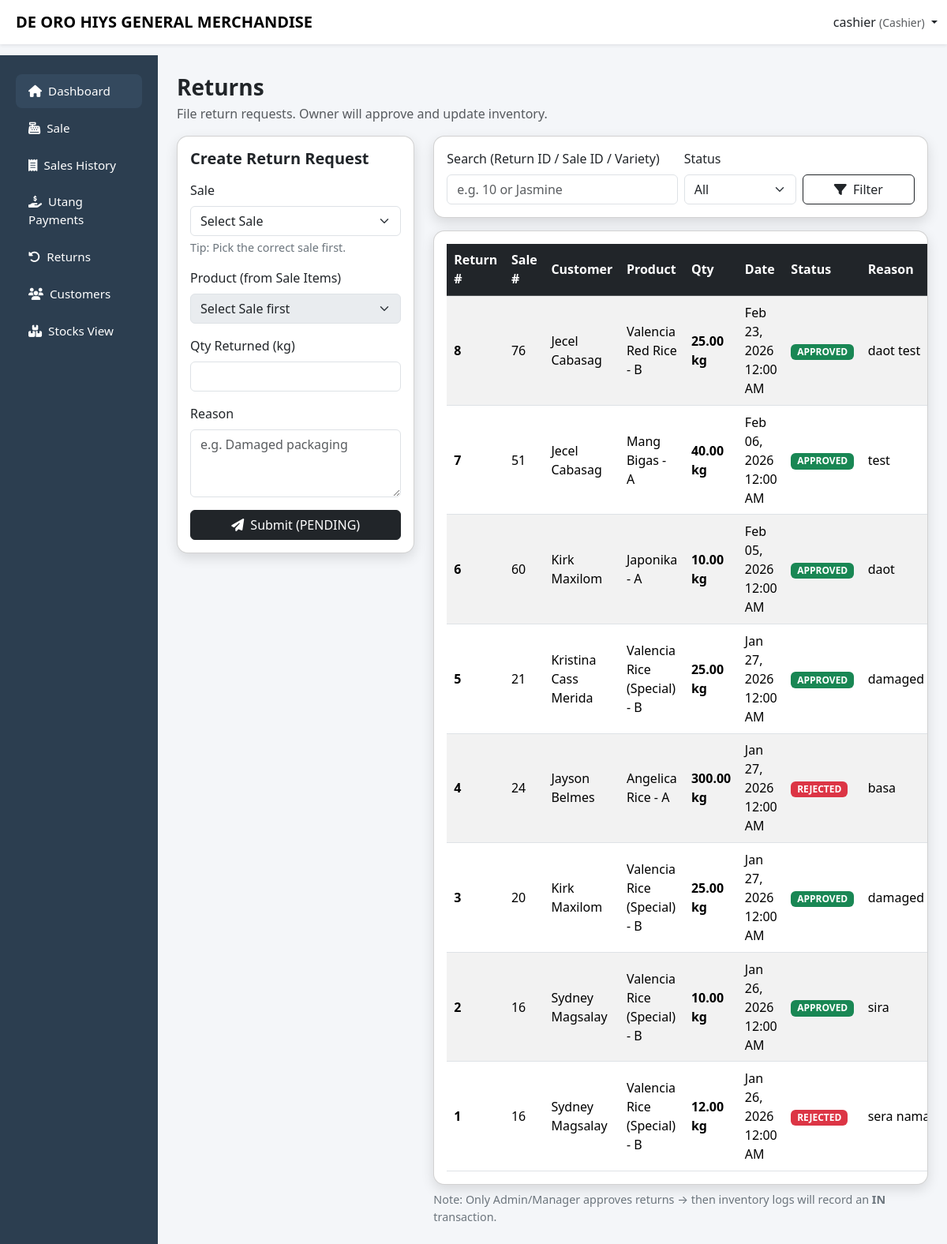
Page /capstone/cashier/returns.php (signed in) on the committed database.
### tables this page shows
CREATE TABLE `returns` (
  `return_id` int(11) NOT NULL,
  `sale_id` int(11) DEFAULT NULL,
  `product_id` int(11) DEFAULT NULL,
  `qty_returned` decimal(10,2) DEFAULT NULL,
  `reason` text DEFAULT NULL,
  `return_date` date DEFAULT NULL,
  `status` enum('pending','approved','rejected') DEFAULT 'pending'
);

CREATE TABLE `customers` (
  `customer_id` int(11) NOT NULL,
  `first_name` varchar(50) DEFAULT NULL,
  `last_name` varchar(50) DEFAULT NULL,
  `phone` varchar(20) DEFAULT NULL,
  `address` text DEFAULT NULL,
  `created_at` timestamp NOT NULL DEFAULT current_timestamp()
);

CREATE TABLE `products` (
  `product_id` int(11) NOT NULL,
  `variety` varchar(100) DEFAULT NULL,
  `grade` enum('A','B') NOT NULL,
  `unit_weight_kg` decimal(10,2) DEFAULT NULL,
  `price_per_sack` decimal(10,2) NOT NULL,
  `price_per_kg` decimal(10,2) NOT NULL,
  `created_at` timestamp NOT NULL DEFAULT current_timestamp(),
  `archived` tinyint(1) NOT NULL DEFAULT 0,
  `stock_kg` decimal(10,2) NOT NULL DEFAULT 0.00
);

### capstone/cashier/returns.php (the view, shortened to what this page needs)
<?php
$username = $_SESSION['username'] ?? 'Cashier';
$user_id = (int)($_SESSION['user_id'] ?? 0);
include '../config/db.php';
function h($v){ return htmlspecialchars((string)$v, ENT_QUOTES, 'UTF-8'); }
$q = trim($_GET['q'] ?? '');
$filter_status = strtolower(trim($_GET['status'] ?? 'all'));
$where = "WHERE s.user_id=?";
$params = [$user_id];
$types = "i";
$listSql = "
SELECT
r.return_id, r.sale_id, r.product_id, r.qty_returned, r.reason, r.return_date, r.status,
p.variety, p.grade,
c.first_name, c.last_name
FROM returns r
JOIN sales s ON r.sale_id = s.sale_id
LEFT JOIN products p ON r.product_id = p.product_id
LEFT JOIN customers c ON s.customer_id = c.customer_id
{$where}
ORDER BY r.return_date DESC, r.return_id DESC
";
$stmt = $conn->prepare($listSql);
$stmt->bind_param($types, ...$params);
$stmt->execute();
$returnsRes = $stmt->get_result();
?>
<!DOCTYPE html>
<html lang="en">
<head>
<link href="https://cdn.jsdelivr.net/npm/bootstrap@5.3.2/dist/css/bootstrap.min.css" rel="stylesheet">
<link href="https://cdnjs.cloudflare.com/ajax/libs/font-awesome/6.5.1/css/all.min.css" rel="stylesheet">
<link href="../css/layout.css" rel="stylesheet">
</head>
<body>
<nav class="navbar navbar-expand-lg navbar-light bg-white shadow-sm fixed-top">
<div class="container-fluid">
<span class="navbar-brand fw-bold ms-2">DE ORO HIYS GENERAL MERCHANDISE</span>
<div class="ms-auto dropdown">
<a class="nav-link dropdown-toggle" data-bs-toggle="dropdown">
<?= h($username) ?> <small class="text-muted">(Cashier)</small>
</a>
</div>
</div>
</nav>
<div class="container-fluid">
<div class="row">
<?php include '../includes/cashier_sidebar.php'; ?>
<main class="col-lg-10 ms-sm-auto px-4 main-content">
<div class="py-4">
<div class="d-flex justify-content-between align-items-center flex-wrap gap-2 mb-3">
<div>
<h3 class="fw-bold mb-1">Returns</h3>
<div class="text-muted">File return requests. Owner will approve and update inventory.</div>
</div>
</div>
<div class="row g-4">
<div class="col-12 col-xl-4">
<div class="card modern-card">
<div class="card-body">
<h5 class="fw-bold mb-3">Create Return Request</h5>
<form method="POST" id="returnForm">
<div class="mb-3">
<label class="form-label">Sale</label>
<select class="form-select" name="sale_id" id="saleSelect" required>
<option value="">Select Sale</option>
</select>
<div class="small-muted mt-1">Tip: Pick the correct sale first.</div>
</div>
<div class="mb-3">
<label class="form-label">Product (from Sale Items)</label>
<select class="form-select" name="product_id" id="productSelect" required disabled>
<option value="">Select Sale first</option>
</select>
</div>
<div class="mb-3">
<label class="form-label">Qty Returned (kg)</label>
<input type="number" step="0.01" min="0" class="form-control" name="qty_returned" id="qtyInput" required>
</div>
<div class="mb-3">
<label class="form-label">Reason</label>
<textarea class="form-control" name="reason" rows="3" required placeholder="e.g. Damaged packaging"></textarea>
</div>
<button class="btn btn-dark w-100">
<i class="fa-solid fa-paper-plane me-1"></i> Submit (PENDING)
</button>
</form>
</div>
</div>
</div>
<div class="col-12 col-xl-8">
<div class="card modern-card mb-3">
<div class="card-body">
<form class="row g-2 align-items-end" method="GET">
<div class="col-12 col-md-6">
<label class="form-label">Search (Return ID / Sale ID / Variety)</label>
<input class="form-control" name="q" value="<?= h($q) ?>" placeholder="e.g. 10 or Jasmine">
</div>
<div class="col-12 col-md-3">
<label class="form-label">Status</label>
<select class="form-select" name="status">
<option value="all" <?= $filter_status==='all'?'selected':'' ?>>All</option>
</select>
</div>
<div class="col-12 col-md-3 d-grid">
<button class="btn btn-outline-dark"><i class="fa-solid fa-filter me-1"></i> Filter</button>
</div>
</form>
</div>
</div>
<div class="card modern-card">
<div class="card-body table-responsive">
<table class="table table-striped align-middle mb-0">
<thead class="table-dark">
<tr>
<th>Return #</th>
<th>Sale #</th>
<th>Customer</th>
<th>Product</th>
<th>Qty</th>
<th>Date</th>
<th>Status</th>
<th>Reason</th>
</tr>
</thead>
<tbody>
<?php if($returnsRes && $returnsRes->num_rows > 0): ?>
<?php while($r = $returnsRes->fetch_assoc()): ?>
<?php
$cust = trim(($r['first_name'] ?? '').' '.($r['last_name'] ?? ''));
$prod = trim(($r['variety'] ?? 'N/A') . " - " . ($r['grade'] ?? ''));
$st = strtolower(trim($r['status'] ?? 'pending'));
$reasonFull = (string)($r['reason'] ?? '');
?>
<tr>
<td class="fw-bold"><?= (int)$r['return_id'] ?></td>
<td><?= (int)$r['sale_id'] ?></td>
<td><?= h($cust) ?></td>
<td><?= h($prod) ?></td>
<td class="fw-bold"><?= number_format((float)$r['qty_returned'],2) ?> kg</td>
<td><?= $r['return_date'] ? date("M d, Y h:i A", strtotime($r['return_date'])) : '' ?></td>
<td>
<?php if($st==='approved'): ?>
<span class="badge bg-success">APPROVED</span>
<?php elseif($st==='rejected'): ?>
<span class="badge bg-danger">REJECTED</span>
<?php else: ?>
<span class="badge bg-warning text-dark">PENDING</span>
<?php endif; ?>
</td>
<td style="max-width:320px; white-space:nowrap; overflow:hidden; text-overflow:ellipsis;">
<?= h($reasonFull) ?>
</td>
</tr>
<?php endwhile; ?>
<?php else: ?>
<tr><td colspan="8" class="text-center text-muted py-4">No return requests found.</td></tr>
<?php endif; ?>
</tbody>
</table>
</div>
</div>
<div class="small-muted mt-2">
Note: Only Admin/Manager approves returns → then inventory logs will record an <b>IN</b> transaction.
</div>
</div>
</div>
</div>
</main>
</div>
</div>
</body>
</html>

### capstone/css/layout.css (style rules this page uses)
body { background:#f4f6f9; padding-top: 60px; }
.modern-card { border-radius:14px; box-shadow:0 6px 16px rgba(0,0,0,.12); transition:.3s; }
.main-content { padding-top:0px; }
.table td, .table th { padding:0.55rem; vertical-align: middle; }
.table td,.table th { vertical-align:middle; }
.small-muted { color:#6c757d; font-size:.85rem; }
table td, .table th { padding:0.55rem; vertical-align: middle; }
body { background:#f4f6f9; padding-top:70px; }
.modern-card { border-radius:14px; box-shadow:0 6px 16px rgba(0,0,0,.12); }
.table td, .table th { vertical-align: middle; }
.small-muted { font-size:.9rem; color:#6c757d; }

### rows in the picture
returns: return_id "8", sale "76", customers.first_name+last_name "Jecel Cabasag", product.grade "Valencia Red Rice - B", qty_returned "25.00", return_date "Feb 23, 2026 12:00 AM", status "APPROVED", reason "daot test"
returns: return_id "7", sale "51", customers.first_name+last_name "Jecel Cabasag", product.grade "Mang Bigas - A", qty_returned "40.00", return_date "Feb 06, 2026 12:00 AM", status "APPROVED", reason "test"
returns: return_id "6", sale "60", customers.first_name+last_name "Kirk Maxilom", product.grade "Japonika - A", qty_returned "10.00", return_date "Feb 05, 2026 12:00 AM", status "APPROVED", reason "daot"
returns: return_id "5", sale "21", customers.first_name+last_name "Kristina Cass Merida", product.grade "Valencia Rice (Special) - B", qty_returned "25.00", return_date "Jan 27, 2026 12:00 AM", status "APPROVED", reason "damaged"
returns: return_id "4", sale "24", customers.first_name+last_name "Jayson Belmes", product.grade "Angelica Rice - A", qty_returned "300.00", return_date "Jan 27, 2026 12:00 AM", status "REJECTED", reason "basa"
returns: return_id "3", sale "20", customers.first_name+last_name "Kirk Maxilom", product.grade "Valencia Rice (Special) - B", qty_returned "25.00", return_date "Jan 27, 2026 12:00 AM", status "APPROVED", reason "damaged"
returns: return_id "2", sale "16", customers.first_name+last_name "Sydney Magsalay", product.grade "Valencia Rice (Special) - B", qty_returned "10.00", return_date "Jan 26, 2026 12:00 AM", status "APPROVED", reason "sira"
returns: return_id "1", sale "16", customers.first_name+last_name "Sydney Magsalay", product.grade "Valencia Rice (Special) - B", qty_returned "12.00", return_date "Jan 26, 2026 12:00 AM", status "REJECTED", reason "sera…"

### other values in the picture
$username "cashier"
